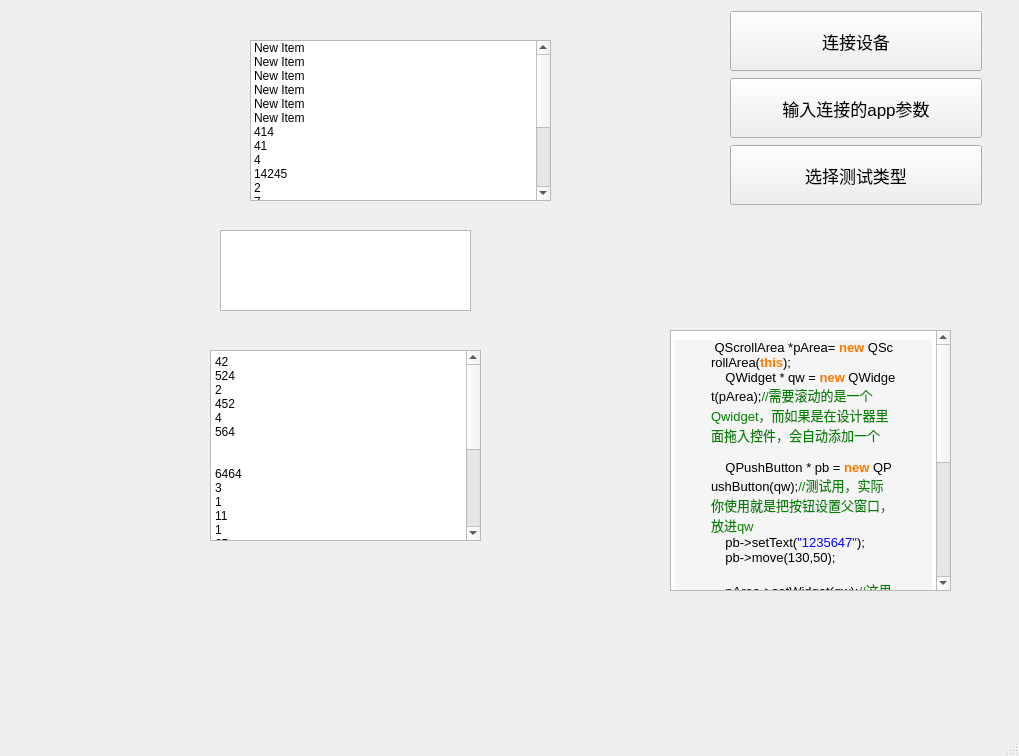
<?xml version="1.0" encoding="UTF-8"?>
<ui version="4.0">
 <class>TestWindow</class>
 <widget class="QMainWindow" name="TestWindow">
  <property name="geometry">
   <rect>
    <x>0</x>
    <y>0</y>
    <width>1019</width>
    <height>756</height>
   </rect>
  </property>
  <property name="windowTitle">
   <string>MainWindow</string>
  </property>
  <widget class="QWidget" name="centralwidget">
   <widget class="QWidget" name="verticalLayoutWidget">
    <property name="geometry">
     <rect>
      <x>730</x>
      <y>10</y>
      <width>252</width>
      <height>196</height>
     </rect>
    </property>
    <layout class="QVBoxLayout" name="verticalLayout">
     <item>
      <widget class="QPushButton" name="con_dev_b">
       <property name="minimumSize">
        <size>
         <width>250</width>
         <height>60</height>
        </size>
       </property>
       <property name="font">
        <font>
         <pointsize>13</pointsize>
        </font>
       </property>
       <property name="text">
        <string>连接设备</string>
       </property>
      </widget>
     </item>
     <item>
      <widget class="QPushButton" name="in_ind_b">
       <property name="minimumSize">
        <size>
         <width>250</width>
         <height>60</height>
        </size>
       </property>
       <property name="font">
        <font>
         <pointsize>13</pointsize>
        </font>
       </property>
       <property name="text">
        <string>输入连接的app参数</string>
       </property>
      </widget>
     </item>
     <item>
      <widget class="QPushButton" name="cho_test_b">
       <property name="minimumSize">
        <size>
         <width>250</width>
         <height>60</height>
        </size>
       </property>
       <property name="font">
        <font>
         <pointsize>13</pointsize>
        </font>
       </property>
       <property name="text">
        <string>选择测试类型</string>
       </property>
      </widget>
     </item>
    </layout>
   </widget>
   <widget class="QListWidget" name="listWidget_2">
    <property name="geometry">
     <rect>
      <x>250</x>
      <y>40</y>
      <width>301</width>
      <height>161</height>
     </rect>
    </property>
    <item>
     <property name="text">
      <string>New Item</string>
     </property>
    </item>
    <item>
     <property name="text">
      <string>New Item</string>
     </property>
    </item>
    <item>
     <property name="text">
      <string>New Item</string>
     </property>
    </item>
    <item>
     <property name="text">
      <string>New Item</string>
     </property>
    </item>
    <item>
     <property name="text">
      <string>New Item</string>
     </property>
    </item>
    <item>
     <property name="text">
      <string>New Item</string>
     </property>
    </item>
    <item>
     <property name="text">
      <string>414</string>
     </property>
    </item>
    <item>
     <property name="text">
      <string>41</string>
     </property>
    </item>
    <item>
     <property name="text">
      <string>4</string>
     </property>
    </item>
    <item>
     <property name="text">
      <string>14245</string>
     </property>
    </item>
    <item>
     <property name="text">
      <string>2</string>
     </property>
    </item>
    <item>
     <property name="text">
      <string>7</string>
     </property>
    </item>
    <item>
     <property name="text">
      <string>2</string>
     </property>
    </item>
    <item>
     <property name="text">
      <string>752</string>
     </property>
    </item>
    <item>
     <property name="text">
      <string>78</string>
     </property>
    </item>
    <item>
     <property name="text">
      <string>57</string>
     </property>
    </item>
    <item>
     <property name="text">
      <string>2</string>
     </property>
    </item>
    <item>
     <property name="text">
      <string>4</string>
     </property>
    </item>
    <item>
     <property name="text">
      <string>1</string>
     </property>
    </item>
    <item>
     <property name="text">
      <string>New Item</string>
     </property>
    </item>
   </widget>
   <widget class="QTextEdit" name="textEdit_2">
    <property name="geometry">
     <rect>
      <x>210</x>
      <y>350</y>
      <width>271</width>
      <height>191</height>
     </rect>
    </property>
    <property name="html">
     <string>&lt;!DOCTYPE HTML PUBLIC &quot;-//W3C//DTD HTML 4.0//EN&quot; &quot;http://www.w3.org/TR/REC-html40/strict.dtd&quot;&gt;
&lt;html&gt;&lt;head&gt;&lt;meta name=&quot;qrichtext&quot; content=&quot;1&quot; /&gt;&lt;style type=&quot;text/css&quot;&gt;
p, li { white-space: pre-wrap; }
&lt;/style&gt;&lt;/head&gt;&lt;body style=&quot; font-family:'SimSun'; font-size:9pt; font-weight:400; font-style:normal;&quot;&gt;
&lt;p style=&quot; margin-top:0px; margin-bottom:0px; margin-left:0px; margin-right:0px; -qt-block-indent:0; text-indent:0px;&quot;&gt;42&lt;/p&gt;
&lt;p style=&quot; margin-top:0px; margin-bottom:0px; margin-left:0px; margin-right:0px; -qt-block-indent:0; text-indent:0px;&quot;&gt;524&lt;/p&gt;
&lt;p style=&quot; margin-top:0px; margin-bottom:0px; margin-left:0px; margin-right:0px; -qt-block-indent:0; text-indent:0px;&quot;&gt;2&lt;/p&gt;
&lt;p style=&quot; margin-top:0px; margin-bottom:0px; margin-left:0px; margin-right:0px; -qt-block-indent:0; text-indent:0px;&quot;&gt;452&lt;/p&gt;
&lt;p style=&quot; margin-top:0px; margin-bottom:0px; margin-left:0px; margin-right:0px; -qt-block-indent:0; text-indent:0px;&quot;&gt;4&lt;/p&gt;
&lt;p style=&quot; margin-top:0px; margin-bottom:0px; margin-left:0px; margin-right:0px; -qt-block-indent:0; text-indent:0px;&quot;&gt;564&lt;/p&gt;
&lt;p style=&quot;-qt-paragraph-type:empty; margin-top:0px; margin-bottom:0px; margin-left:0px; margin-right:0px; -qt-block-indent:0; text-indent:0px;&quot;&gt;&lt;br /&gt;&lt;/p&gt;
&lt;p style=&quot;-qt-paragraph-type:empty; margin-top:0px; margin-bottom:0px; margin-left:0px; margin-right:0px; -qt-block-indent:0; text-indent:0px;&quot;&gt;&lt;br /&gt;&lt;/p&gt;
&lt;p style=&quot; margin-top:0px; margin-bottom:0px; margin-left:0px; margin-right:0px; -qt-block-indent:0; text-indent:0px;&quot;&gt;6464&lt;/p&gt;
&lt;p style=&quot; margin-top:0px; margin-bottom:0px; margin-left:0px; margin-right:0px; -qt-block-indent:0; text-indent:0px;&quot;&gt;3&lt;/p&gt;
&lt;p style=&quot; margin-top:0px; margin-bottom:0px; margin-left:0px; margin-right:0px; -qt-block-indent:0; text-indent:0px;&quot;&gt;1&lt;/p&gt;
&lt;p style=&quot; margin-top:0px; margin-bottom:0px; margin-left:0px; margin-right:0px; -qt-block-indent:0; text-indent:0px;&quot;&gt;11&lt;/p&gt;
&lt;p style=&quot; margin-top:0px; margin-bottom:0px; margin-left:0px; margin-right:0px; -qt-block-indent:0; text-indent:0px;&quot;&gt;1&lt;/p&gt;
&lt;p style=&quot; margin-top:0px; margin-bottom:0px; margin-left:0px; margin-right:0px; -qt-block-indent:0; text-indent:0px;&quot;&gt;65&lt;/p&gt;
&lt;p style=&quot; margin-top:0px; margin-bottom:0px; margin-left:0px; margin-right:0px; -qt-block-indent:0; text-indent:0px;&quot;&gt;331&lt;/p&gt;
&lt;p style=&quot;-qt-paragraph-type:empty; margin-top:0px; margin-bottom:0px; margin-left:0px; margin-right:0px; -qt-block-indent:0; text-indent:0px;&quot;&gt;&lt;br /&gt;&lt;/p&gt;
&lt;p style=&quot; margin-top:0px; margin-bottom:0px; margin-left:0px; margin-right:0px; -qt-block-indent:0; text-indent:0px;&quot;&gt;33&lt;/p&gt;
&lt;p style=&quot; margin-top:0px; margin-bottom:0px; margin-left:0px; margin-right:0px; -qt-block-indent:0; text-indent:0px;&quot;&gt;31&lt;/p&gt;
&lt;p style=&quot; margin-top:0px; margin-bottom:0px; margin-left:0px; margin-right:0px; -qt-block-indent:0; text-indent:0px;&quot;&gt;131&lt;/p&gt;
&lt;p style=&quot; margin-top:0px; margin-bottom:0px; margin-left:0px; margin-right:0px; -qt-block-indent:0; text-indent:0px;&quot;&gt;31&lt;/p&gt;
&lt;p style=&quot; margin-top:0px; margin-bottom:0px; margin-left:0px; margin-right:0px; -qt-block-indent:0; text-indent:0px;&quot;&gt;3&lt;/p&gt;
&lt;p style=&quot; margin-top:0px; margin-bottom:0px; margin-left:0px; margin-right:0px; -qt-block-indent:0; text-indent:0px;&quot;&gt;33&lt;/p&gt;
&lt;p style=&quot; margin-top:0px; margin-bottom:0px; margin-left:0px; margin-right:0px; -qt-block-indent:0; text-indent:0px;&quot;&gt;1&lt;/p&gt;
&lt;p style=&quot; margin-top:0px; margin-bottom:0px; margin-left:0px; margin-right:0px; -qt-block-indent:0; text-indent:0px;&quot;&gt;56&lt;/p&gt;
&lt;p style=&quot; margin-top:0px; margin-bottom:0px; margin-left:0px; margin-right:0px; -qt-block-indent:0; text-indent:0px;&quot;&gt;1651&lt;/p&gt;&lt;/body&gt;&lt;/html&gt;</string>
    </property>
   </widget>
   <widget class="QTextEdit" name="textEdit_3">
    <property name="geometry">
     <rect>
      <x>670</x>
      <y>330</y>
      <width>281</width>
      <height>261</height>
     </rect>
    </property>
    <property name="html">
     <string>&lt;!DOCTYPE HTML PUBLIC &quot;-//W3C//DTD HTML 4.0//EN&quot; &quot;http://www.w3.org/TR/REC-html40/strict.dtd&quot;&gt;
&lt;html&gt;&lt;head&gt;&lt;meta name=&quot;qrichtext&quot; content=&quot;1&quot; /&gt;&lt;style type=&quot;text/css&quot;&gt;
p, li { white-space: pre-wrap; }
&lt;/style&gt;&lt;/head&gt;&lt;body style=&quot; font-family:'SimSun'; font-size:9pt; font-weight:400; font-style:normal;&quot;&gt;
&lt;table border=&quot;0&quot; style=&quot; margin-top:5px; margin-bottom:5px; margin-left:0px; margin-right:0px;&quot; cellspacing=&quot;0&quot; cellpadding=&quot;0&quot; bgcolor=&quot;#f5f5f5&quot;&gt;
&lt;tr&gt;
&lt;td style=&quot; padding-left:0; padding-right:0; padding-top:0; padding-bottom:0;&quot;&gt;
&lt;p style=&quot; margin-top:0px; margin-bottom:0px; margin-left:36px; margin-right:36px; -qt-block-indent:0; text-indent:0px;&quot;&gt;&lt;a name=&quot;best-content-1578791861&quot;&gt;&lt;/a&gt;&lt;span style=&quot; font-family:'Monaco,Menlo,Consolas,Courier New,monospace'; font-size:13px; color:#333333;&quot;&gt; &lt;/span&gt;&lt;span style=&quot; font-family:'Monaco,Menlo,Consolas,Courier New,monospace'; font-size:13px; color:#000000;&quot;&gt;QScrollArea *pArea= &lt;/span&gt;&lt;span style=&quot; font-family:'Monaco,Menlo,Consolas,Courier New,monospace'; font-size:13px; font-weight:696; color:#ff7800;&quot;&gt;new&lt;/span&gt;&lt;span style=&quot; font-family:'Monaco,Menlo,Consolas,Courier New,monospace'; font-size:13px; color:#333333;&quot;&gt; &lt;/span&gt;&lt;span style=&quot; font-family:'Monaco,Menlo,Consolas,Courier New,monospace'; font-size:13px; color:#000000;&quot;&gt;QScrollArea(&lt;/span&gt;&lt;span style=&quot; font-family:'Monaco,Menlo,Consolas,Courier New,monospace'; font-size:13px; font-weight:696; color:#ff7800;&quot;&gt;this&lt;/span&gt;&lt;span style=&quot; font-family:'Monaco,Menlo,Consolas,Courier New,monospace'; font-size:13px; color:#000000;&quot;&gt;);&lt;/span&gt;&lt;/p&gt;
&lt;p style=&quot; margin-top:0px; margin-bottom:0px; margin-left:36px; margin-right:36px; -qt-block-indent:0; text-indent:0px;&quot;&gt;&lt;span style=&quot; font-family:'Monaco,Menlo,Consolas,Courier New,monospace'; font-size:13px; color:#333333;&quot;&gt;    &lt;/span&gt;&lt;span style=&quot; font-family:'Monaco,Menlo,Consolas,Courier New,monospace'; font-size:13px; color:#000000;&quot;&gt;QWidget * qw = &lt;/span&gt;&lt;span style=&quot; font-family:'Monaco,Menlo,Consolas,Courier New,monospace'; font-size:13px; font-weight:696; color:#ff7800;&quot;&gt;new&lt;/span&gt;&lt;span style=&quot; font-family:'Monaco,Menlo,Consolas,Courier New,monospace'; font-size:13px; color:#333333;&quot;&gt; &lt;/span&gt;&lt;span style=&quot; font-family:'Monaco,Menlo,Consolas,Courier New,monospace'; font-size:13px; color:#000000;&quot;&gt;QWidget(pArea);&lt;/span&gt;&lt;span style=&quot; font-family:'Monaco,Menlo,Consolas,Courier New,monospace'; font-size:13px; color:#008200;&quot;&gt;//需要滚动的是一个Qwidget，而如果是在设计器里面拖入控件，会自动添加一个&lt;/span&gt;&lt;/p&gt;
&lt;p style=&quot; margin-top:0px; margin-bottom:0px; margin-left:36px; margin-right:36px; -qt-block-indent:0; text-indent:0px;&quot;&gt;&lt;span style=&quot; font-family:'Monaco,Menlo,Consolas,Courier New,monospace'; font-size:13px; color:#333333;&quot;&gt; &lt;/span&gt;&lt;/p&gt;
&lt;p style=&quot; margin-top:0px; margin-bottom:0px; margin-left:36px; margin-right:36px; -qt-block-indent:0; text-indent:0px;&quot;&gt;&lt;span style=&quot; font-family:'Monaco,Menlo,Consolas,Courier New,monospace'; font-size:13px; color:#333333;&quot;&gt;    &lt;/span&gt;&lt;span style=&quot; font-family:'Monaco,Menlo,Consolas,Courier New,monospace'; font-size:13px; color:#000000;&quot;&gt;QPushButton * pb = &lt;/span&gt;&lt;span style=&quot; font-family:'Monaco,Menlo,Consolas,Courier New,monospace'; font-size:13px; font-weight:696; color:#ff7800;&quot;&gt;new&lt;/span&gt;&lt;span style=&quot; font-family:'Monaco,Menlo,Consolas,Courier New,monospace'; font-size:13px; color:#333333;&quot;&gt; &lt;/span&gt;&lt;span style=&quot; font-family:'Monaco,Menlo,Consolas,Courier New,monospace'; font-size:13px; color:#000000;&quot;&gt;QPushButton(qw);&lt;/span&gt;&lt;span style=&quot; font-family:'Monaco,Menlo,Consolas,Courier New,monospace'; font-size:13px; color:#008200;&quot;&gt;//测试用，实际你使用就是把按钮设置父窗口，放进qw&lt;/span&gt;&lt;/p&gt;
&lt;p style=&quot; margin-top:0px; margin-bottom:0px; margin-left:36px; margin-right:36px; -qt-block-indent:0; text-indent:0px;&quot;&gt;&lt;span style=&quot; font-family:'Monaco,Menlo,Consolas,Courier New,monospace'; font-size:13px; color:#333333;&quot;&gt;    &lt;/span&gt;&lt;span style=&quot; font-family:'Monaco,Menlo,Consolas,Courier New,monospace'; font-size:13px; color:#000000;&quot;&gt;pb-&amp;gt;setText(&lt;/span&gt;&lt;span style=&quot; font-family:'Monaco,Menlo,Consolas,Courier New,monospace'; font-size:13px; color:#0000ff;&quot;&gt;&amp;quot;1235647&amp;quot;&lt;/span&gt;&lt;span style=&quot; font-family:'Monaco,Menlo,Consolas,Courier New,monospace'; font-size:13px; color:#000000;&quot;&gt;);&lt;/span&gt;&lt;/p&gt;
&lt;p style=&quot; margin-top:0px; margin-bottom:0px; margin-left:36px; margin-right:36px; -qt-block-indent:0; text-indent:0px;&quot;&gt;&lt;span style=&quot; font-family:'Monaco,Menlo,Consolas,Courier New,monospace'; font-size:13px; color:#333333;&quot;&gt;    &lt;/span&gt;&lt;span style=&quot; font-family:'Monaco,Menlo,Consolas,Courier New,monospace'; font-size:13px; color:#000000;&quot;&gt;pb-&amp;gt;move(130,50);&lt;/span&gt;&lt;/p&gt;
&lt;p style=&quot; margin-top:0px; margin-bottom:0px; margin-left:36px; margin-right:36px; -qt-block-indent:0; text-indent:0px;&quot;&gt;&lt;span style=&quot; font-family:'Monaco,Menlo,Consolas,Courier New,monospace'; font-size:13px; color:#333333;&quot;&gt; &lt;/span&gt;&lt;/p&gt;
&lt;p style=&quot; margin-top:0px; margin-bottom:0px; margin-left:36px; margin-right:36px; -qt-block-indent:0; text-indent:0px;&quot;&gt;&lt;span style=&quot; font-family:'Monaco,Menlo,Consolas,Courier New,monospace'; font-size:13px; color:#333333;&quot;&gt;    &lt;/span&gt;&lt;span style=&quot; font-family:'Monaco,Menlo,Consolas,Courier New,monospace'; font-size:13px; color:#000000;&quot;&gt;pArea-&amp;gt;setWidget(qw);&lt;/span&gt;&lt;span style=&quot; font-family:'Monaco,Menlo,Consolas,Courier New,monospace'; font-size:13px; color:#008200;&quot;&gt;//这里设置滚动窗口qw，&lt;/span&gt;&lt;/p&gt;
&lt;p style=&quot; margin-top:0px; margin-bottom:0px; margin-left:36px; margin-right:36px; -qt-block-indent:0; text-indent:0px;&quot;&gt;&lt;span style=&quot; font-family:'Monaco,Menlo,Consolas,Courier New,monospace'; font-size:13px; color:#333333;&quot;&gt;    &lt;/span&gt;&lt;span style=&quot; font-family:'Monaco,Menlo,Consolas,Courier New,monospace'; font-size:13px; color:#000000;&quot;&gt;pArea-&amp;gt;setGeometry(0,0,200,200);&lt;/span&gt;&lt;span style=&quot; font-family:'Monaco,Menlo,Consolas,Courier New,monospace'; font-size:13px; color:#008200;&quot;&gt;//要显示的区域大小&lt;/span&gt;&lt;/p&gt;
&lt;p style=&quot; margin-top:0px; margin-bottom:0px; margin-left:36px; margin-right:36px; -qt-block-indent:0; text-indent:0px;&quot;&gt;&lt;span style=&quot; font-family:'Monaco,Menlo,Consolas,Courier New,monospace'; font-size:13px; color:#333333;&quot;&gt;    &lt;/span&gt;&lt;span style=&quot; font-family:'Monaco,Menlo,Consolas,Courier New,monospace'; font-size:13px; color:#000000;&quot;&gt;qw-&amp;gt;setGeometry(0,0,300,300);&lt;/span&gt;&lt;span style=&quot; font-family:'Monaco,Menlo,Consolas,Courier New,monospace'; font-size:13px; color:#008200;&quot;&gt;//这里变大后，看出他实际滚动的是里面的QWidget窗口&lt;/span&gt;&lt;/p&gt;&lt;/td&gt;&lt;/tr&gt;&lt;/table&gt;
&lt;p style=&quot; margin-top:15px; margin-bottom:0px; margin-left:0px; margin-right:0px; -qt-block-indent:0; text-indent:0px; line-height:32px; background-color:#ffffff;&quot;&gt;&lt;a name=&quot;wgt-eva-1578791861&quot;&gt;&lt;/a&gt;&lt;span style=&quot; font-family:'PingFang SC,Lantinghei SC,Microsoft YaHei,arial,宋体,sans-serif,tahoma'; font-size:12px; color:#9eadb6; vertical-align:middle;&quot;&gt; &lt;/span&gt;&lt;span style=&quot; font-family:'PingFangSC-Semibold'; font-size:12px; font-weight:696; color:#34b458;&quot;&gt;29&lt;/span&gt;&lt;span style=&quot; font-family:'PingFang SC,Lantinghei SC,Microsoft YaHei,arial,宋体,sans-serif,tahoma'; font-size:12px; color:#9eadb6; vertical-align:middle;&quot;&gt;  &lt;/span&gt;&lt;a name=&quot;evaluate-bad-1578791861&quot;&gt;&lt;/a&gt;&lt;span style=&quot; font-family:'PingFang SC,Lantinghei SC,Microsoft YaHei,arial,宋体,sans-serif,tahoma'; font-size:12px; color:#9eadb6; vertical-align:middle;&quot;&gt; &lt;/span&gt;&lt;span style=&quot; font-family:'PingFangSC-Semibold'; font-size:12px; font-weight:696; color:#34b458;&quot;&gt;3&lt;/span&gt;&lt;span style=&quot; font-family:'PingFang SC,Lantinghei SC,Microsoft YaHei,arial,宋体,sans-serif,tahoma'; font-size:12px; color:#9eadb6;&quot;&gt; &lt;/span&gt;&lt;a name=&quot;comment-1578791861&quot;&gt;&lt;/a&gt;&lt;span style=&quot; font-family:'PingFangSC-Regular'; font-size:14px; color:#7a8f9a;&quot;&gt;评&lt;/span&gt;&lt;span style=&quot; font-family:'PingFangSC-Regular'; font-size:14px; color:#7a8f9a;&quot;&gt;论(1)&lt;/span&gt;&lt;span style=&quot; font-family:'PingFang SC,Lantinghei SC,Microsoft YaHei,arial,宋体,sans-serif,tahoma'; font-size:12px; color:#9eadb6;&quot;&gt; &lt;/span&gt;&lt;/p&gt;
&lt;p style=&quot; margin-top:0px; margin-bottom:0px; margin-left:0px; margin-right:0px; -qt-block-indent:0; text-indent:0px; line-height:34px;&quot;&gt;&lt;span style=&quot; font-family:'PingFangSC-Regular'; font-size:14px; color:#7a8f9a;&quot;&gt;分享&lt;/span&gt;&lt;span style=&quot; font-family:'PingFang SC,Lantinghei SC,Microsoft YaHei,arial,宋体,sans-serif,tahoma'; font-size:12px; color:#9eadb6;&quot;&gt; &lt;/span&gt;&lt;a href=&quot;javascript:void(0)&quot;&gt;&lt;span style=&quot; font-family:'PingFangSC-Regular'; font-size:14px; text-decoration: underline; color:#7a8f9a; vertical-align:middle;&quot;&gt;举报&lt;/span&gt;&lt;/a&gt;&lt;/p&gt;&lt;/body&gt;&lt;/html&gt;</string>
    </property>
   </widget>
   <widget class="QTextEdit" name="textEdit">
    <property name="geometry">
     <rect>
      <x>220</x>
      <y>230</y>
      <width>251</width>
      <height>81</height>
     </rect>
    </property>
   </widget>
  </widget>
  <widget class="QMenuBar" name="menubar">
   <property name="geometry">
    <rect>
     <x>0</x>
     <y>0</y>
     <width>1019</width>
     <height>26</height>
    </rect>
   </property>
  </widget>
  <widget class="QStatusBar" name="statusbar"/>
 </widget>
 <resources/>
 <connections/>
</ui>
